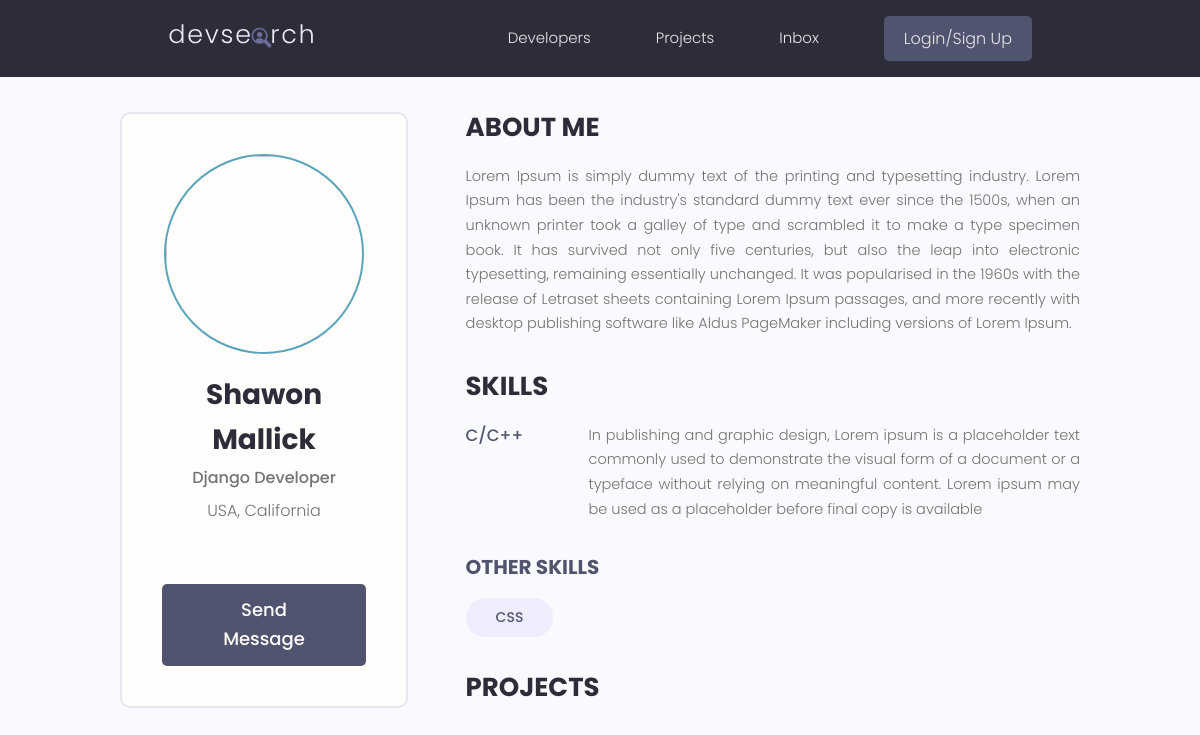
Screenshot of /profile/32537126-20d6-447a-953f-11cf342aa58b/ with the database file from the repository.
### users/models.py (models this page shows, shortened)
class Profile(models.Model):
    user = models.OneToOneField(User, on_delete=models.CASCADE, null=True, blank=True)
    name = models.CharField(max_length=200, blank= True, null= True)
    email = models.EmailField(max_length=200, blank= True, null= True)
    username = models.CharField(max_length=200, blank= True, null= True)
    location = models.CharField(max_length=200, blank= True, null= True)
    short_intro = models.CharField(max_length= 200, blank= True, null= True)
    bio = models.TextField(blank= True, null= True)
    profile_image = models.ImageField(null= True, blank= True, upload_to='profiles', default= 'profiles/user-default.png')
    social_github = models.CharField(max_length= 200, blank= True, null= True)
    short_twitter = models.CharField(max_length= 200, blank= True, null= True)
    short_linkedin = models.CharField(max_length= 200, blank= True, null= True)
    short_youtube = models.CharField(max_length= 200, blank= True, null= True)
    short_website = models.CharField(max_length= 200, blank= True, null= True)
    created = models.DateTimeField(auto_now_add = True)
    id = models.UUIDField(default=uuid.uuid4, unique=True,
                          primary_key= True,  editable= False)

class Skill(models.Model):
    owner = models.ForeignKey(Profile, on_delete=models.CASCADE, null=True, blank=True)
    name = models.CharField(max_length=200, blank=True, null=True)
    description = models.TextField(null=True, blank=True)
    created = models.DateTimeField(auto_now_add=True)
    id = models.UUIDField(default=uuid.uuid4, unique=True,
                          primary_key=True, editable=False)
    def __str__(self) -> str:
        return str(self.name)

### users/views.py (the view)
# urls.py: path('profile/<str:pk>/', views.userProfile, name='user-profile'),
def userProfile(request, pk):
    profile = Profile.objects.get(id=pk)
    topskills = profile.skill_set.exclude(description__exact="")
    otherskills = profile.skill_set.filter(description="")
    context = {'profile': profile, 'topskills': topskills, 'otherskills': otherskills}
    return render(request, 'users/user-profile.html', context)

### users/templates/users/user-profile.html (shortened to what this page needs)
{% extends 'main.html' %}
{% block content %}
 <main class="profile my-md">
    <div class="container">
      <div class="layout">
        <div class="column column--1of3">
          <div class="card text-center">
            <div class="card__body dev">
              <img class="avatar avatar--xl" src="https://avatars.githubusercontent.com/u/33843378" />
              <h2 class="dev__name">{{profile.name}}</h2>
              <p class="dev__title">{{profile.short_intro}}</p>
              <p class="dev__location">{{profile.location}}</p>
              <a href="#" class="btn btn--sub btn--lg">Send Message </a>
            </div>
          </div>
        </div>
        <div class="column column--2of3">
          <div class="devInfo">
            <h3 class="devInfo__title">About Me</h3>
            <p class="devInfo__about">
              {{profile.bio}}
            </p>
          </div>
          <div class="devInfo">
            <h3 class="devInfo__title">Skills</h3>
            <div class="devInfo__skills">
              {% for skill in topskills %}
              <div class="devSkill">
                <h4 class="devSkill__title">{{skill.name}}</h4>
                <p class="devSkill__info">{{skill.description}}</p>
              </div>
              {% endfor %}
              <h3 class="devInfo__subtitle">Other Skills</h3>
              <div class="devInfo__otherSkills">
                {% for skill in otherskills %}
                <span class="tag tag--pill tag--sub tag--lg">
                  <small>{{skill}}</small>
                </span>
                {% endfor %}
              </div>
            </div>
          </div>
          <div class="devInfo">
            <h3 class="devInfo__title">Projects</h3>
          </div>
        </div>
      </div>
    </div>
  </main>
{% endblock %}

### static/styles/app.css (style rules this page uses)
:root { --color-sub: #2d2d39; }
.btn--sub { background-color: var(--color-sub-light); }
.card { border: 2px solid var(--color-light); }
img { width: 100%; }
.profile .card > .dev { padding: 4rem; }
.dev__name { color: var(--color-sub); font-size: 2.8rem; font-weight: 700; margin-top: 1rem; margin-bottom: 0.5rem; }
.dev__title { font-size: 1.6rem; font-weight: 500; line-height: 1.3; }
.dev__location { margin-top: 1rem; }
.devInfo { margin-bottom: 3rem; }
.devInfo__title, .devInfo__subtitle { font-size: 2.6rem; color: var(--color-sub); text-transform: uppercase; font-weight: 700; margin-bottom: 1.5rem; }
.devInfo__subtitle { font-size: 2rem; color: var(--color-sub-light); }
.devInfo__about, .devSkill__info { font-size: 1.45rem; line-height: 1.7; text-align: justify; }
.devSkill { margin-bottom: 3rem; }
.devSkill__title { font-size: 1.65rem; font-weight: 500; color: var(--color-sub-light); }
@media screen and (min-width: 700px) { .devSkill { display: flex; justify-content: space-between; gap: 3rem; } }
@media screen and (min-width: 700px) { .devSkill__info { flex-basis: 80%; } }

### static/uikit/styles/modules/_variables.css (style rules this page uses)
:root { --color-main: #5aa5b9; --color-main-light: #e6faff; --color-sub: #3f4156; --color-sub-light: #51546e; --color-sub-lighter: #ededfd; --color-text: #737373; --color-gray: #8b8b8b; --color-light: #e5e7eb; --color-light-gray: #767676; --color-bg: #f8fafd; --color-white: #fffefd; --color-white-light: #f3f3f3; --color-success: #359e64; --color-success-bg: #def8e8; --color-error: #fc4b0b; --color-error-bg: #fff2ee; --font-base: 'Poppins', arial, helvetica, 'Segoe UI', roboto, ubuntu, sans-serif; --font-monospace: 'Fira Code', 'Courier New', courier, monospace; --font-regular: 300; --font-medium: 500; --font-bold: 700; --generic-shadow: 1px 1px 5px #00000010; --generic-transition: all 0.3s ease-in-out; }

### static/uikit/styles/modules/_base.css (style rules this page uses)
* { margin: 0; padding: 0; box-sizing: border-box; text-rendering: optimizeLegibility; color: inherit; font-size: inherit; }
html { font-size: 50%; }
@media only screen and (min-width: 480px) { html { font-size: 56.25%; } }
@media only screen and (min-width: 1200px) { html { font-size: 62.5%; } }
body { line-height: 1.6; font-weight: 400; font-size: 1.5rem; color: var(--color-text); background-color: var(--color-bg); min-height: 100vh; }

### static/uikit/styles/modules/_typography.css (style rules this page uses)
* { font-family: var(--font-base); }
h2 { font-size: 3.6rem; font-weight: var(--font-bold); }
h3 { font-size: 3.2rem; font-weight: var(--font-medium); }
h4 { font-size: 2.8rem; font-weight: var(--font-medium); }
p, span, strong { font-size: 1.6rem; color: var(--color-text); font-weight: var(--font-regular); }
a { padding-bottom: 2px; text-decoration: none; display: inline-block; color: var(--color-main); font-weight: var(--font-medium); }

### static/uikit/styles/modules/_utilities.css (style rules this page uses)
.container { width: 92%; max-width: 165rem; margin: 0 auto; box-sizing: border-box; }
@media screen and (min-width: 1000px) { .container { width: 90%; } }
@media screen and (min-width: 1200px) { .container { width: 80%; } }
.text-center { text-align: center; }
.my-md { margin: 3rem auto; }

### static/uikit/styles/modules/_avatar.css (style rules this page uses)
.avatar { border-radius: 50%; border: 2px solid var(--color-main); object-fit: cover; }
.avatar--xl { height: 20rem; width: 20rem; }

### static/uikit/styles/modules/_button.css (style rules this page uses)
.btn { display: inline-block; position: relative; cursor: pointer; background-color: var(--color-light); font-weight: var(--font-medium); color: var(--color-sub); text-decoration: none; padding: 1rem 2rem; border-radius: 0.5rem; border: none; width: -webkit-fit-content; width: -moz-fit-content; width: fit-content; height: -webkit-fit-content; height: -moz-fit-content; height: fit-content; font-size: 1.6rem; outline-width: 0; outline-color: transparent; -webkit-backface-visibility: hidden; backface-visibility: hidden; transition: all 0.3s ease-in-out; }
.btn--sub { background-color: var(--color-sub); color: var(--color-white); }
.btn--lg { font-size: 1.8rem; padding: 1.2rem 4.5rem; }

### static/uikit/styles/modules/_card.css (style rules this page uses)
.card { border-radius: 1rem; background-color: var(--color-white); border: 1.5px solid var(--color-light); width: auto; height: auto; margin-top: 0.5rem; margin-bottom: 0.5rem; overflow: hidden; }
.card__body, .card__header { padding: 2rem 2.5rem; }

### static/uikit/styles/modules/_layout.css (style rules this page uses)
.layout { display: flex; flex-flow: row wrap; justify-content: space-between; }
.layout > .column { margin-bottom: 3rem; }
.layout > .column.column--1of3 { flex-basis: 30%; }
.layout > .column.column--2of3 { flex-basis: 64%; }

### rows the page displays
Profile: name "Shawon Mallick", short_intro "Django Developer", location "USA, California", bio "Lorem Ipsum is simply dummy text of the printing and typesetting industry. Lorem Ipsum has been the industry's standard dummy text ever since the 1500s, when an unknown printer took a galley of type and scrambled it to make a type specimen book. It has survived not only five centuries, but also the leap into electronic typesetting, remaining essentially unchanged. It was popularised in the 1960s with the release of Letraset sheets containing Lorem Ipsum passages, and more recently with desktop publishing software like Aldus PageMaker including versions of Lorem Ipsum."
Skill: name "C/C++", description "In publishing and graphic design, Lorem ipsum is a placeholder text commonly used to demonstrate the visual form of a document or a typeface without relying on meaningful content. Lorem ipsum may be used as a placeholder before final copy is available"
Skill: name "CSS"
